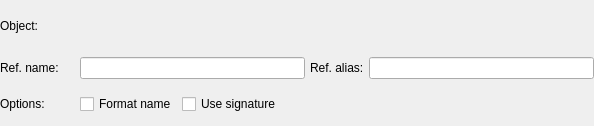
<?xml version="1.0" encoding="UTF-8"?>
<ui version="4.0">
 <class>ObjectReferencesWidget</class>
 <widget class="QWidget" name="ObjectReferencesWidget">
  <property name="geometry">
   <rect>
    <x>0</x>
    <y>0</y>
    <width>594</width>
    <height>126</height>
   </rect>
  </property>
  <property name="windowTitle">
   <string/>
  </property>
  <layout class="QGridLayout" name="references_grid">
   <property name="leftMargin">
    <number>0</number>
   </property>
   <property name="topMargin">
    <number>0</number>
   </property>
   <property name="rightMargin">
    <number>0</number>
   </property>
   <property name="bottomMargin">
    <number>0</number>
   </property>
   <property name="spacing">
    <number>5</number>
   </property>
   <item row="0" column="0">
    <layout class="QHBoxLayout" name="horizontalLayout_2">
     <property name="spacing">
      <number>5</number>
     </property>
     <item>
      <widget class="QLabel" name="object_lbl">
       <property name="text">
        <string>Object:</string>
       </property>
      </widget>
     </item>
     <item>
      <widget class="QLabel" name="sel_obj_icon_lbl">
       <property name="sizePolicy">
        <sizepolicy hsizetype="Fixed" vsizetype="Preferred">
         <horstretch>0</horstretch>
         <verstretch>0</verstretch>
        </sizepolicy>
       </property>
       <property name="minimumSize">
        <size>
         <width>32</width>
         <height>32</height>
        </size>
       </property>
       <property name="maximumSize">
        <size>
         <width>32</width>
         <height>32</height>
        </size>
       </property>
       <property name="frameShape">
        <enum>QFrame::NoFrame</enum>
       </property>
       <property name="frameShadow">
        <enum>QFrame::Plain</enum>
       </property>
       <property name="text">
        <string/>
       </property>
       <property name="scaledContents">
        <bool>true</bool>
       </property>
       <property name="alignment">
        <set>Qt::AlignCenter</set>
       </property>
      </widget>
     </item>
    </layout>
   </item>
   <item row="1" column="0">
    <widget class="QLabel" name="ref_name_lbl">
     <property name="text">
      <string>Ref. name:</string>
     </property>
    </widget>
   </item>
   <item row="1" column="1">
    <layout class="QHBoxLayout" name="horizontalLayout">
     <property name="spacing">
      <number>5</number>
     </property>
     <item>
      <widget class="QLineEdit" name="ref_name_edt">
       <property name="toolTip">
        <string>&lt;p&gt;The name of the reference to an object. All occurences of the reference enclosed by &lt;strong&gt;{}&lt;/strong&gt; are replaced by the referenced object's name or signature in the generic SQL object's code.&lt;/p&gt;</string>
       </property>
       <property name="statusTip">
        <string/>
       </property>
      </widget>
     </item>
     <item>
      <widget class="QLabel" name="ref_alias_lbl">
       <property name="text">
        <string>Ref. alias:</string>
       </property>
      </widget>
     </item>
     <item>
      <widget class="QLineEdit" name="ref_alias_edt">
       <property name="toolTip">
        <string>&lt;p&gt;The name of the reference to an object. All occurences of the reference enclosed by &lt;strong&gt;{}&lt;/strong&gt; are replaced by the referenced object's name or signature in the generic SQL object's code.&lt;/p&gt;</string>
       </property>
       <property name="statusTip">
        <string/>
       </property>
      </widget>
     </item>
    </layout>
   </item>
   <item row="2" column="0">
    <widget class="QLabel" name="ref_name_lbl_3">
     <property name="text">
      <string>Options:</string>
     </property>
    </widget>
   </item>
   <item row="2" column="1">
    <layout class="QHBoxLayout" name="horizontalLayout_3">
     <property name="spacing">
      <number>5</number>
     </property>
     <item>
      <widget class="QCheckBox" name="format_name_chk">
       <property name="toolTip">
        <string>&lt;p&gt;The referenced object's name or signature will be automatically quoted when special characters are found. Additionally, for schema qualified objects, the name of the parent schema is prepended to the referenced object's name or signature. This will avoid common SQL syntax errors or loss of semantics.&lt;/p&gt;</string>
       </property>
       <property name="statusTip">
        <string/>
       </property>
       <property name="text">
        <string>Format name</string>
       </property>
      </widget>
     </item>
     <item>
      <widget class="QCheckBox" name="use_signature_chk">
       <property name="toolTip">
        <string>&lt;p&gt;Use the referenced object's signature instead of its name. For some objects like functions, casts, operators and some others the signature will include parameters types and some other information.&lt;/p&gt;</string>
       </property>
       <property name="statusTip">
        <string/>
       </property>
       <property name="text">
        <string>Use signature</string>
       </property>
      </widget>
     </item>
     <item>
      <spacer name="horizontalSpacer_2">
       <property name="orientation">
        <enum>Qt::Horizontal</enum>
       </property>
       <property name="sizeHint" stdset="0">
        <size>
         <width>40</width>
         <height>20</height>
        </size>
       </property>
      </spacer>
     </item>
    </layout>
   </item>
  </layout>
 </widget>
 <resources/>
 <connections/>
</ui>
